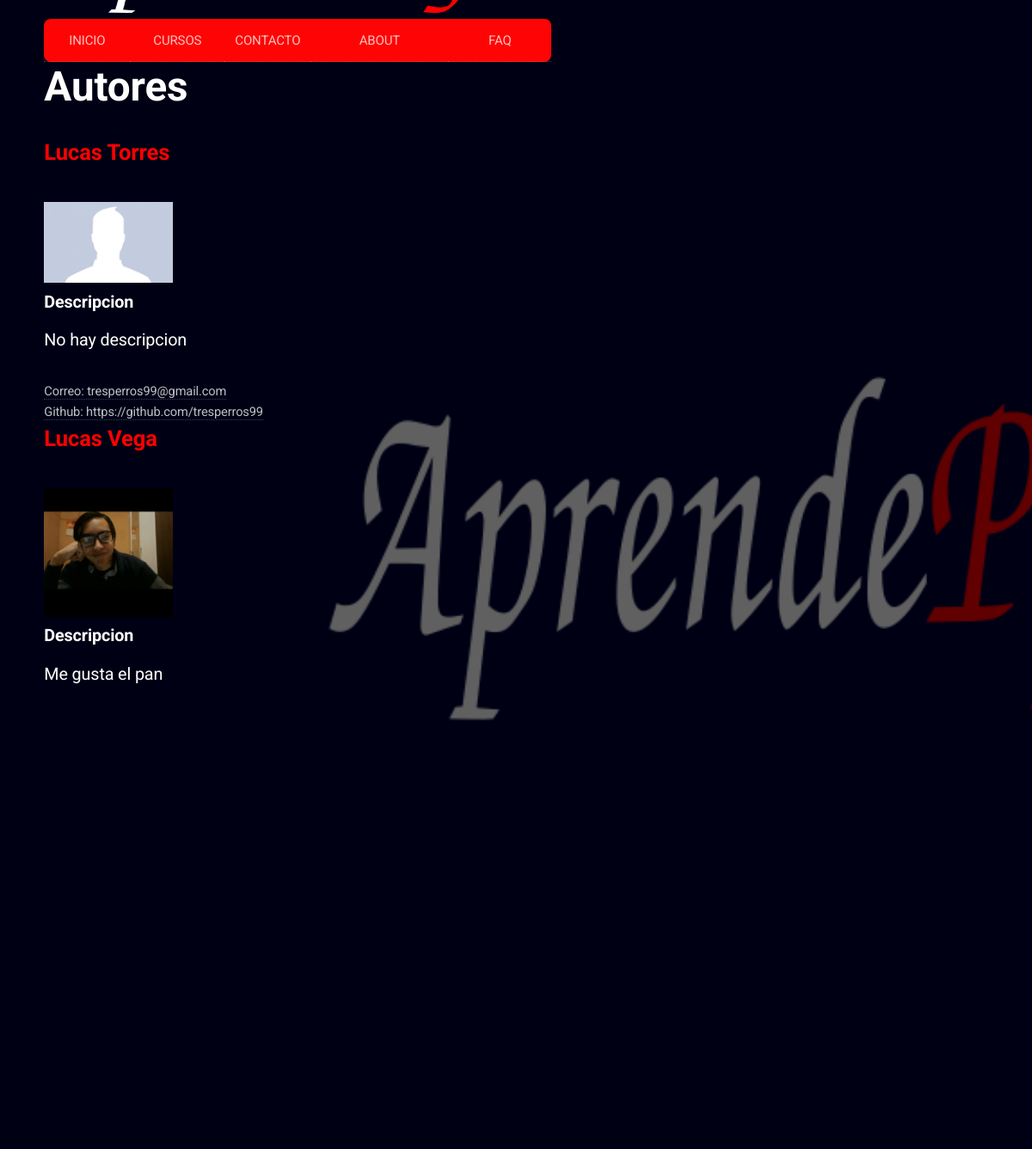
The page /autores/ on the database its author committed.
### Apprende/models.py (models this page shows, shortened)
class Autor(models.Model):
    nombreAutor = models.CharField(max_length=60)
    descripcion = models.TextField(null=True, blank=True,default="No hay descripcion")
    correo = models.EmailField(null=True, blank=True) #para que sea un campo opcional
    github = models.URLField(null=True, blank=True)
    imagen = models.ImageField(upload_to='images', null = True, default="images/default.jpg")

### Apprende/views.py (the view)
# urls.py: path('autores/', views.autores,name='autores'),
def autores(request):
    lista_autores = Autor.objects.order_by("nombreAutor")
    nombre_Autores = { "name": lista_autores, "titulo": "Autores" }
    return render(request, "autores.html", nombre_Autores)

### Apprende/templates/autores.html
{% extends 'base.html' %}
{% block contenido %}
<h1> {{ titulo }} </h1>
	{% for dato in name %}
		<h2> {{dato.nombreAutor}}</h2>
		{%if dato.imagen == None%}
			<img width="150" src="/media/images/default.jpg" alt="Image"> <br>
		{% else %}
        	<img width="150" src="/media/{{dato.imagen}}" alt="Image"> <br>
        {% endif %}
		<h3> Descripcion </h3>
        <p> {{dato.descripcion|linebreaks}} </p>
		<a href=mailto:{{dato.correo}}> Correo: {{dato.correo}} </a>  <br>
		<a href={{dato.github}} > Github: {{dato.github}} </a> <br>
	{% endfor %} <br>
    <a href="/autores/"> Click aqui para ver todos los Autores de todos los cursos </a>
{% endblock contenido %}

### Apprende/static/assets/css/main.css (style rules this page uses)
html, body, div, span, applet, object, iframe, h1, h2, h3, h4, h5, h6, p, blockquote, pre, a, abbr, acronym, address, big, cite, code, del, dfn, em, img, ins, kbd, q, s, samp, small, strike, strong, sub, sup, tt, var, b, u, i, center, dl, dt, dd, ol, ul, li, fieldset, form, label, legend, table, caption, tbody, tfoot, thead, tr, th, td, article, aside, canvas, details, embed, figure, figcaption, footer, header, hgroup, menu, nav, output, ruby, section, summary, time, mark, audio, video { margin: 0; padding: 0; border: 0; font-size: 100%; font: inherit; vertical-align: baseline; }
body { line-height: 1; }
body { -webkit-text-size-adjust: none; }
body { -ms-overflow-style: scrollbar; }
html { box-sizing: border-box; }
*, *:before, *:after { box-sizing: inherit; }
html, body { height: 100%; overflow-x: hidden; width: 100%; }
body { display: -moz-flex; display: -webkit-flex; display: -ms-flex; display: flex; -moz-flex-direction: column; -webkit-flex-direction: column; -ms-flex-direction: column; flex-direction: column; -moz-justify-content: center; -webkit-justify-content: center; -ms-justify-content: center; justify-content: center; background-color: #000; padding: 6em 4em 4em 4em; }
@media screen and (max-width: 1680px) { body { padding: 6em 3.5em 3.5em 3.5em; } }
body, input, select, textarea { color: rgba(255, 255, 255, 0.75); font-family: "Roboto", sans-serif; font-size: 16pt; font-weight: 400; letter-spacing: -0.01em; line-height: 1.65em; }
@media screen and (max-width: 1680px) { body, input, select, textarea { font-size: 12pt; } }
@media screen and (max-width: 1280px) { body, input, select, textarea { font-size: 11pt; } }
a { -moz-transition: border-bottom-color 0.2s ease, color 0.2s ease; -webkit-transition: border-bottom-color 0.2s ease, color 0.2s ease; -ms-transition: border-bottom-color 0.2s ease, color 0.2s ease; transition: border-bottom-color 0.2s ease, color 0.2s ease; border-bottom: dotted 1px rgba(255, 255, 255, 0.25); color: #f60c03; text-decoration: none; }
p { margin: 0 0 2em 0; }
h1, h2, h3, h4, h5, h6 { color: #fff; font-weight: 700; line-height: 1em; margin: 0 0 1em 0; }
h1 { font-size: 2.5em; line-height: 1.25em; }
h2 { font-size: 1.75em; line-height: 1.5em; }
h3 { font-size: 1.35em; line-height: 1.5em; }
header h1 { color: rgb(255, 255, 255); position: relative; margin: 0 0 1.5em 0; }
header h2 { color: rgb(255, 000, 000); position: relative; margin: 0 0 1.5em 0; }
header p { color: rgb(255, 255, 255); position: relative; margin: 0 0 1.5em 0; }
header h3 + p { font-size: 1.1em; margin-top: -0.8em; line-height: 1.5em; }
#header h1 { font-size: 3.25em; margin: 0 0 0.55em 0; }
#header p { font-size: 1.35em; line-height: 1.65em; }
#header a { color: inherit; }

### rows shown on the page
Autor: nombreAutor "Lucas Torres", descripcion "No hay descripcion", correo "tresperros99@gmail.com", github "https://github.com/tresperros99"
Autor: nombreAutor "Lucas Vega", imagen (picture), descripcion "Me gusta el pan"

### other values the page prints
{{ titulo }} "Autores"
